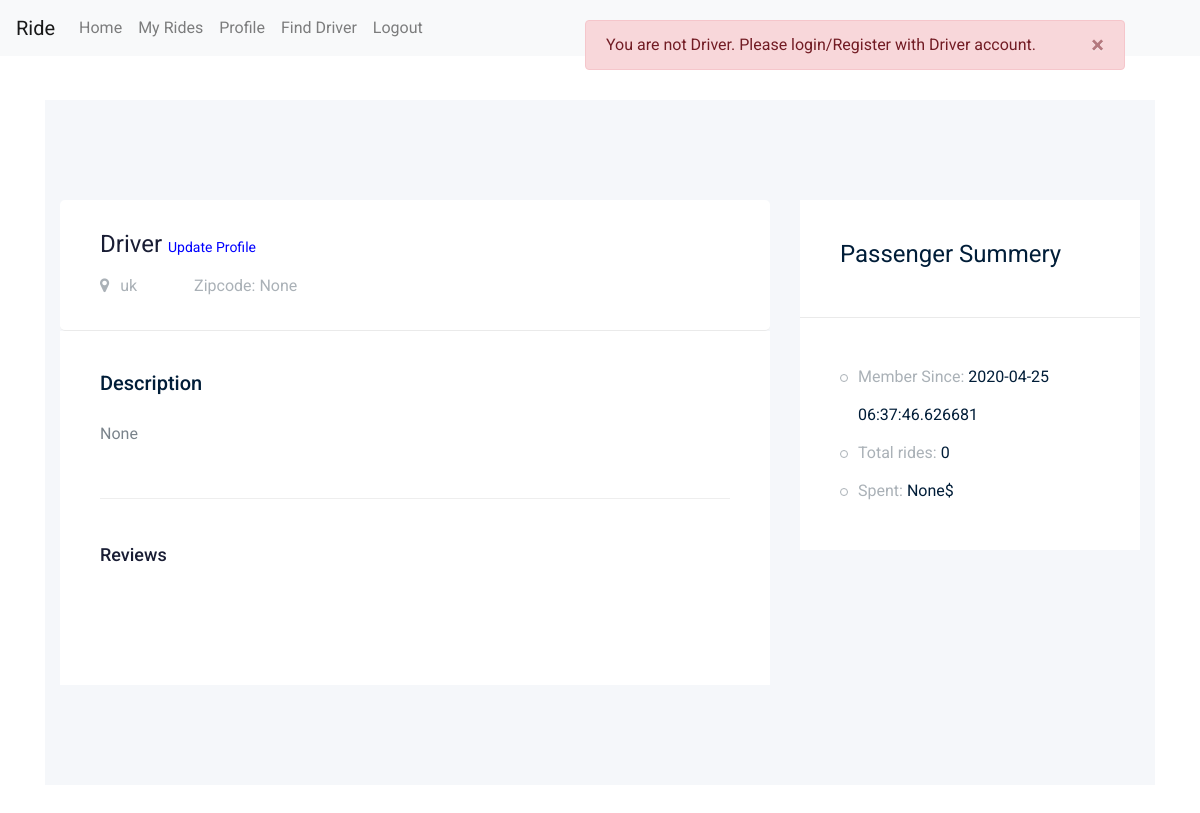
Page /passenger/profile (signed in) on the earlier database version.
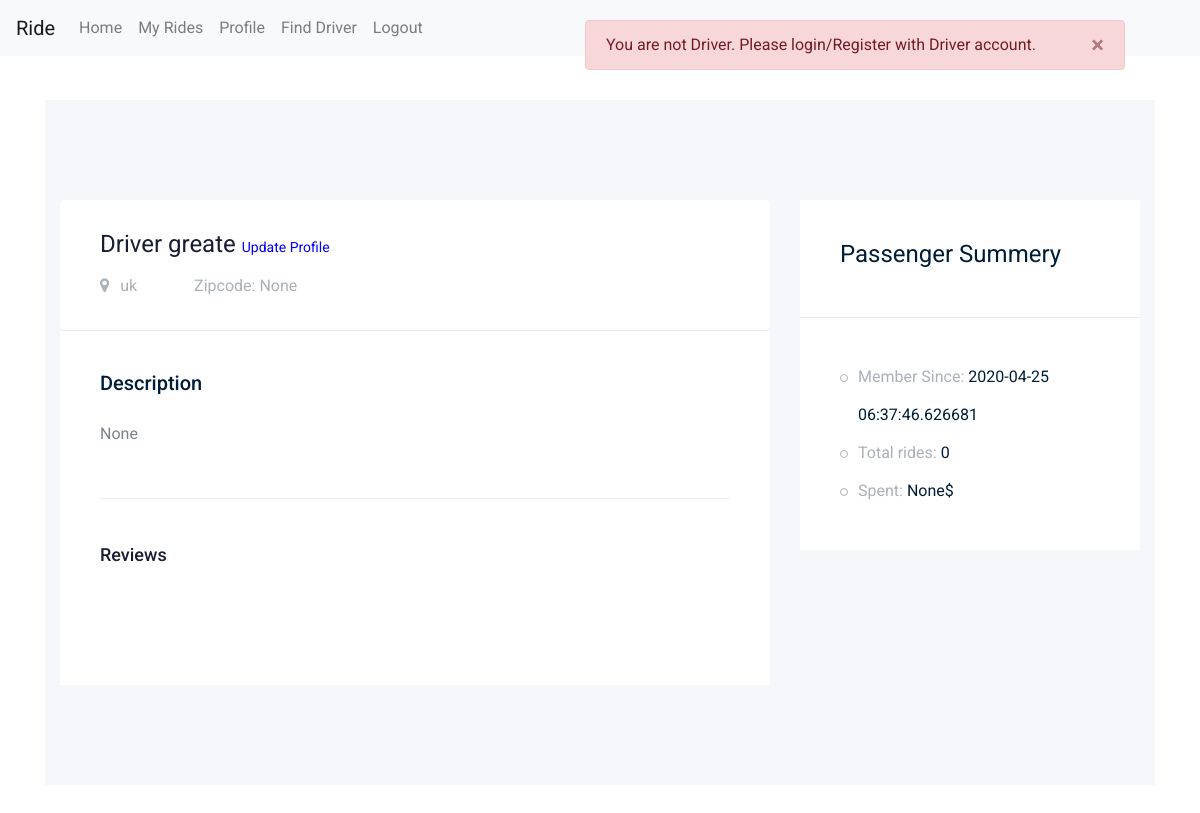
Same page on the later database version.
### app/models/models.py (models this page shows, shortened)
class User(db.Model,UserMixin):
    __tablename__ = "users"
    id = db.Column(db.Integer, primary_key=True)
    name = db.Column(db.String(100), nullable=False)
    surname = db.Column(db.String(100), nullable=False)
    email = db.Column(db.String(100), unique=True, nullable=False)
    country = db.Column(db.String(100),nullable=True)
    password = db.Column(db.String(150), nullable=False)
    zipcode = db.Column(db.Integer, default=0)
    roles = db.Column(db.String(10), default="Passenger")
    profile_image = db.Column(db.String(255), nullable=True, default="0")
    profile_description = db.Column(db.String(255), nullable=True) #############
    isOnline = db.Column(db.Integer, nullable=False, default=0)
    member_since = db.Column(db.DateTime, nullable=False, default=datetime.utcnow)
    charges_per_kilo = db.Column(db.Integer, default=0) #only for driver ###############
    passengers = db.relationship('Ride', foreign_keys="[Ride.passenger_id]")
    drivers = db.relationship('Ride', foreign_keys="[Ride.driver_id]")

### app/passenger/views.py (the view)
@pb.route('/profile')
@login_required
def profile():
    isPassenger()
    user_loggedin = current_user
    user_id = user_loggedin.id
    sql = text(" select *,"
               "(select count(*) from rides where passenger_id = " + str(user_id) + " and isEnded=1) as total_rides,"
                                                                                    "(select sum(price) from rides where passenger_id = " + str(
        user_id) + ") as total_spent "
                   "from users "
                   "LEFT JOIN rides on users.id = rides.passenger_id "
                   "WHERE users.id = " + str(user_id) + ";")
    user = db.engine.execute(sql)
    u = user.first()
    reviewsFetchSql = text(
        "select *,reviewer.name as reviewer_name from rides LEFT join users as reviewer on reviewer.id = rides.driver_id "
        "where rides.passenger_id = " + str(user_id) + ";")
    reviews = db.engine.execute(reviewsFetchSql)
    return render_template('passenger_profile.html', user=u, reviews=reviews, count=get_notifications_count(),
                           started_ride=hasStartedRide(user_loggedin))

### app/models/models.py (called while the page is built)
@login_manager.user_loader
def load_user(user_id):
    return User.query.get(user_id)

### app/passenger/views.py (called while the page is built)
def isPassenger():
    user = current_user
    if not user.roles == "Passenger":
        flash("You are not Driver. Please login/Register with Driver account.",'danger')
        return redirect("/logout")

def hasStartedRide(user):
    ride = Ride.query.filter_by(passenger_id=user.id, isConfirmed=1, isPaid=1, isEnded=0).first()
    if ride:
        return True
    else:
        return False

def get_notifications_count():
    notifications_count = db.engine.execute("select count(*) from rides where passenger_id =" + str(
        current_user.id) + " and isConfirmed=1 and isStarted = 0 and isPaid = 0 and isEnded =0")
    c = str(notifications_count.first()[0])
    return c

### app/passenger/templates/passenger_profile.html (shortened to what this page needs)
{% extends 'pass_masterlayout.html' %}
{% block body %}
<section class="contact-section section_padding">
    <div class="container">
        <div class="row">
            <div class="col-12">
            </div>
        </div>
        <div class="row">
            <div class="col-lg-12">
    <div class="job_details_area">
        <div class="container">
            <div class="row">
                <div class="col-lg-8">
                    <div class="job_details_header">
                        <div class="single_jobs white-bg d-flex justify-content-between">
                            <div class="jobs_left d-flex align-items-center">
                                <div class="jobs_conetent">
                                    <a href="#"><h4>{{user.name}} <span ><a href="{{url_for('passenger_bp.update_profile')}}" style="color:blue;font-size:14px;">Update Profile</a> </span></h4></a>
                                    <div class="links_locat d-flex align-items-center">
                                        <div class="location">
                                            <p> <i class="fa fa-map-marker"></i> {{user.country}}</p>
                                        </div>
                                        <div class="location">
                                            <p> Zipcode: {{user.zipcode}}</p>
                                        </div>
                                    </div>
                                </div>
                            </div>
                        </div>
                    </div>
                    <div class="descript_wrap white-bg">
                        <div class="single_wrap">
                            <h4>Description</h4>
                            <p>{{user.profile_description}}</p>
                        </div>
                                       <div class="comments-area">
                  <h4>Reviews</h4>
               </div>
                    </div>
                </div>
                <div class="col-lg-4">
                    <div class="job_sumary">
                        <div class="summery_header">
                            <h3>Passenger Summery</h3>
                        </div>
                        <div class="job_content">
                            <ul>
                                <li>Member Since: <span>{{user.member_since}}</span></li>
                                <li>Total rides: <span>{{user.total_rides}}</span></li>
                                <li>Spent: <span>{{user.total_spent}}$</span></li>
                            </ul>
                        </div>
                    </div>
                </div>
            </div>
        </div>
    </div>
            </div>
            </div>
        </div>
</section>
{% endblock %}

### app/passenger/templates/pass_masterlayout.html (shortened to what this page needs)
<!doctype html>
<html class="no-js" lang="zxx">
<head>
    <link rel="stylesheet" href="{{ url_for('static', filename='css/bootstrap.min.css') }}">
    <link rel="stylesheet" href="{{ url_for('static', filename='css/owl.carousel.min.css') }}">
    <link rel="stylesheet" href="{{ url_for('static', filename='css/font-awesome.min.css') }}">
    <link rel="stylesheet" href="{{ url_for('static', filename='css/style.css') }}">
</head>
<body>
<header>
    <nav class="navbar navbar-expand-lg navbar-light bg-light" style="position:fixed;z-index:1;width:100%;">
        <a class="navbar-brand" href="#">Ride</a>
        <div class="collapse navbar-collapse" id="navbarSupportedContent">
            <ul class="navbar-nav mr-auto">
                <li class="nav-item">
                    <a class="nav-link" href="/">Home</a>
                </li>
                <li class="nav-item">
                    <a class="nav-link" href="{{url_for('passenger_bp.my_rides')}}">My Rides</a>
                </li>
                <li class="nav-item">
                    <a class="nav-link" href="{{url_for('passenger_bp.profile')}}">Profile</a>
                </li>
                <li class="nav-item">
                    <a class="nav-link" href="/passenger">Find Driver</a>
                </li>
                <li class="nav-item">
                    <a class="nav-link" href="/logout">Logout</a>
                </li>
            </ul>
        </div>
    </nav>
</header>
<div class="container" style="position:absolute;z-index:1;margin-top:20px;">
    <div class="row">
        <div class="col-md-6"></div>
        <div class="col-md-6">
            {% with messages = get_flashed_messages(with_categories=true) %}
            {% if messages %}
            <ul class=flashes>
                {% for category, message in messages %}
                <div class="alert alert-{{category}} alert-dismissible fade show" role="alert">
                    {{message}}
                    <button type="button" class="close" data-dismiss="alert" aria-label="Close">
                        <span aria-hidden="true">&times;</span>
                    </button>
                </div>
                {% endfor %}
            </ul>
            {% endif %}
            {% endwith %}
        </div>
    </div>
</div>
{% block body %}
{% endblock %}
</body>
</html>

Differences in the rows shown:
changed User "uk": name "Driver" → "Driver greate"
